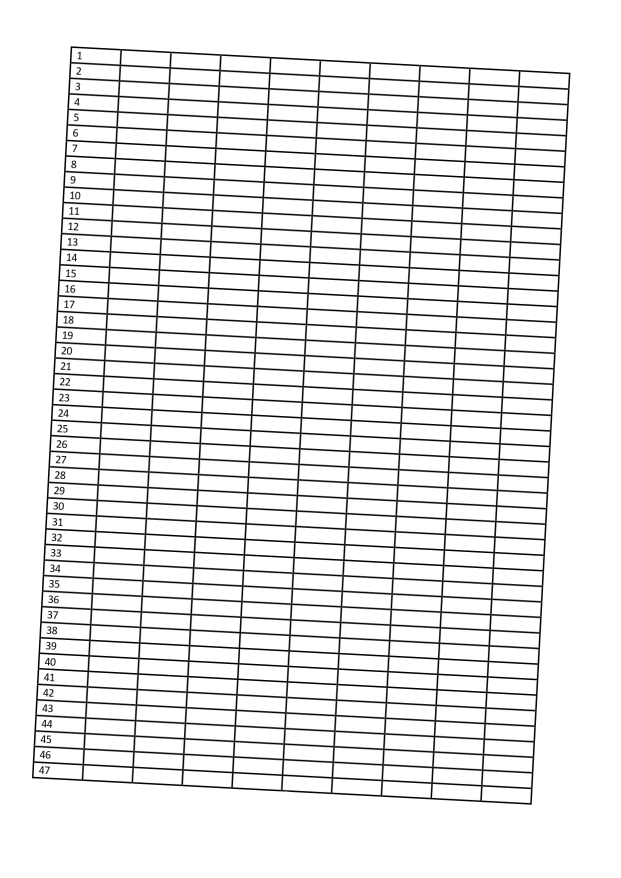
#> input picture bt.png, 1241 x 1755 px (shown at 1/2 size)
$ python 'контуры4.py'
#> lines starting #> are read from the running program, lines starting #| are printed output that depends on the picture; after the words box and inside, x2 and y2 are one past the last pixel; in counts of white or black regions, pixels touching at a corner belong together; long printed decimals are rounded
import cv2
import numpy as np
import math

# функция поворота изображения
def rotate_image(mat, angle):
    height, width = mat.shape[:2]
    image_center = (width / 2, height / 2)

    rotation_mat = cv2.getRotationMatrix2D(image_center, angle, 1)

    radians = math.radians(angle)
    sin = math.sin(radians)
    cos = math.cos(radians)
    bound_w = int((height * abs(sin)) + (width * abs(cos)))
    bound_h = int((height * abs(cos)) + (width * abs(sin)))

    rotation_mat[0, 2] += ((bound_w / 2) - image_center[0])
    rotation_mat[1, 2] += ((bound_h / 2) - image_center[1])

    rotated_mat = cv2.warpAffine(mat, rotation_mat, (bound_w, bound_h))
    return rotated_mat

# возвращает отсортированные по строкам таблицу ячеек
# [[((x,y),(w,h),angle)),((x,y),(w,h),angle)),...],[((x,y),(w,h),angle)),((x,y),(w,h),angle)),...],]
def сортировка_контуров(контуры):
    контуры2 = контуры.copy()
    таблицаЯчеек = []
    while len(контуры2) > 0:
        t = контуры2[0] # первый попавшийся контур(ячейка)
        y = контуры2[0][0][1] # смотрим кординату y
        строкаКонтуров = [] # здесь будут контрура принадлежащие одной строке
        for _ in контуры2[:]: # смотрим все ячейки
            nextY = _[0][1]
            if y+5 > nextY > y-5: # если y следующей ячейки находится в диапазоне +-5 пикселей
                y = nextY
                строкаКонтуров.append(_) #добавляем эту ячейку в список
                контуры2.remove(_) # и удаляем из входного сиска
        таблицаЯчеек.append(строкаКонтуров)# получившиюся строку добавляем в выходной список
    return таблицаЯчеек # возвращаем влложенный список строк

# функция просто ищет в строке ячеек мин и макс координаты углов ячеек и на основе их вырезает нужный прямоугольник
def показать_строку(таблицаТочек,n):
    L = len(таблицаТочек)
    строка = таблицаТочек[L-n]

    maxY = 0
    for _ in строка:
        for __ in _:
            if __[1] > maxY:
                maxY = __[1]
    minY = строка[0][0][1]
    for _ in строка:
        for __ in _:
            if __[1] < minY:
                minY = __[1]

    maxX = 0
    for _ in строка:
        for __ in _:
            if __[0] > maxX:
                maxX = __[0]
    minX = строка[0][0][0]
    for _ in строка:
        for __ in _:
            if __[0] < minX:
                minX = __[0]

    #print(maxY,minY,maxX,minX)
    #input()


    crop_img = rotimg[int(minY):int(maxY), int(minX):int(maxX)]
    cv2.imshow("cropped", crop_img)
    cv2.waitKey(0)


image_file = "bt.png"
img = cv2.imread(image_file) # чтение в img
#> img is the input picture: shape (1755, 1241, 3); min 0, max 255, mean 232.5
gray = cv2.cvtColor(img, cv2.COLOR_BGR2GRAY) # конвертация в серый
ret, thresh = cv2.threshold(gray, 20, 255, 0, cv2.THRESH_BINARY) #всё что темнее 20 краситься в 0 иначе в 255
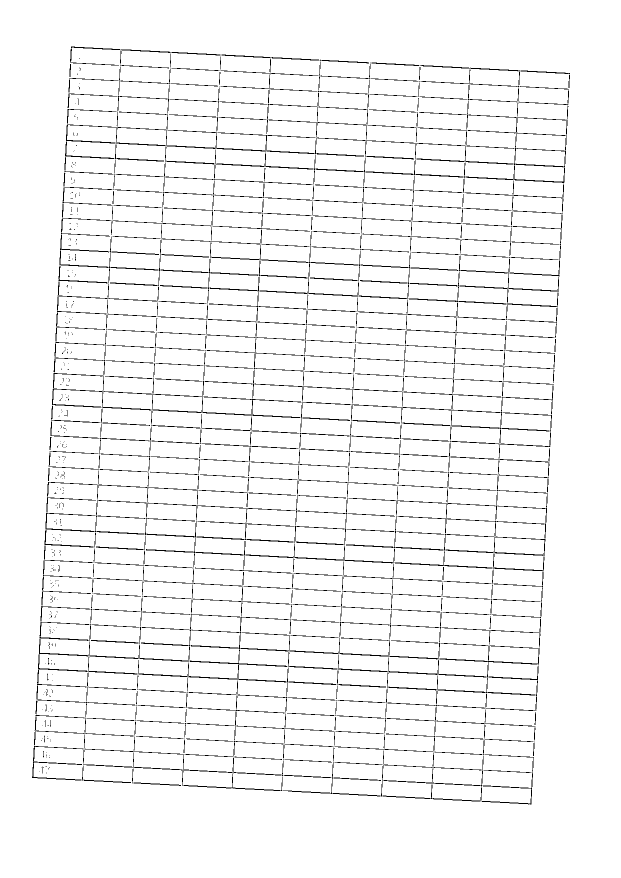
#> thresh: shape (1755, 1241) (shown at 1/2 size); 95.5% white; black in thin lines or dots, all inside (x1, y1, x2, y2) = (64, 93, 1140, 1609)
img_erode = cv2.erode(thresh, np.ones((3, 3), np.uint8), iterations=1) # чёрные пиксели красят вокрук все соседние, 1 проход
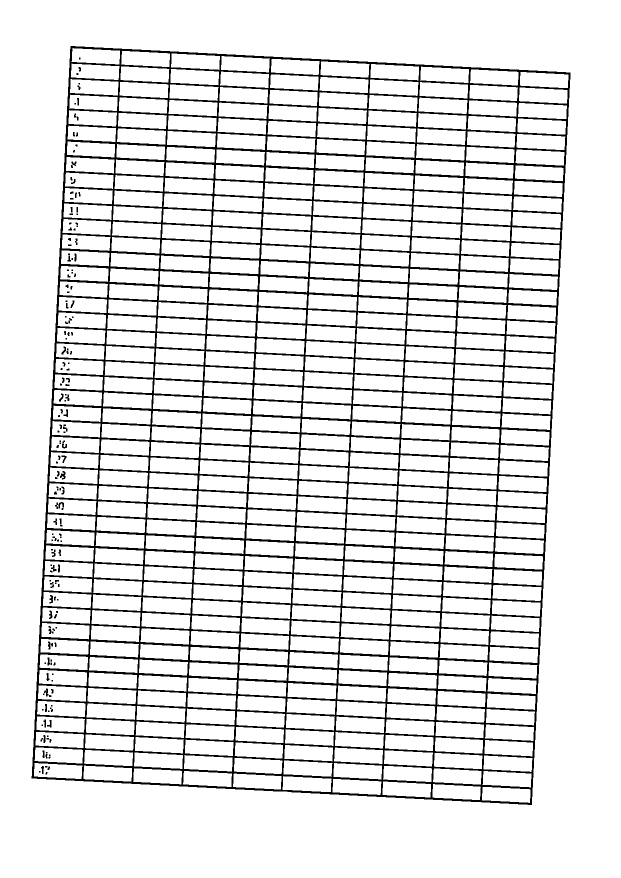
#> img_erode: shape (1755, 1241) (shown at 1/2 size); 89.2% white; 171 black regions (78 under 20 px)

# поиск контуров (здесь нужен только самый большой контур) для определения угла поворота
contours, hierarchy = cv2.findContours(img_erode, cv2.RETR_TREE, cv2.CHAIN_APPROX_SIMPLE)
#> contours = 647 contours, 47 with area under 20; largest, box (x1, y1, x2, y2) and area: (0, 0, 1241, 1755) 2174960, (62, 91, 1142, 1611) 1472086, (683, 1216, 781, 1248) 2548, (173, 1407, 271, 1440) 2546, (724, 439, 822, 471) 2546

output = img.copy()


# определение угла поворота по самой нижней линии контура
cnt = contours[1]  # самый большой контур копировать в cnt
#> cnt = contour of 530 points, box (x1, y1, x2, y2) (62, 91, 1142, 1611), area 1472086
rect = cv2.minAreaRect(cnt)  # пытаемся вписать прямоугольник
#> rect = ((601.7, 850.5), (1469.1, 1003.8), -86.97)
box = cv2.boxPoints(rect)  # поиск четырех вершин прямоугольника
#> box = [[1064.1, 1610.5], [61.69, 1557.4], [139.4, 90.43], [1141.8, 143.5]]
box = np.int0(box)  # округление координат
#> box = [[1064, 1610], [61, 1557], [139, 90], [1141, 143]]
#print(box)
for _ in box:
    xy = tuple(_)
    output = cv2.circle(output, xy, 1, (0, 0, 255), 2)
#> this loop made 4 passes
#> output: shape (1755, 1241, 3); mean B, G, R 232.5, 232.5, 232.5

# нахождение 2 самых нижних точек
t = -1
indt1 = -1
for i, _ in enumerate(box):
    if _[1] > t:
        t = _[1]
        indt1 = i
#> this loop made 4 passes
#> (t, indt1) on pass 1: (1610, 0)
#> after the loop, indt1 = 0; t = 1610

t = -1
indt2 = -1
for i, _ in enumerate(box):
    if indt1 != i:
        if _[1] > t:
            t = _[1]
            indt2 = i
#> this loop made 4 passes
#> (t, indt2) on pass 2: (1557, 1)
#> after the loop, indt2 = 1; t = 1557
t1 = box[indt1]
#> t1 = [1064, 1610]
t2 = box[indt2]
#> t2 = [61, 1557]

edge1 = (t1[0] - t2[0])
#> edge1 = 1003
edge2 = (t1[1] - t2[1])
#> edge2 = 53
#print(edge1, edge2)
# edge1 edge2 - катеты прямоугольного треугольника
angle = 180.0 / math.pi * math.atan(edge2 / edge1)
#> angle = 3.02
print("угол", angle)
#| угол 3.025
# конец определения угла поворота

roterode = rotate_image(img_erode, angle) # поворот уже преобразованного изображения на нужный угол
#> in rotate_image, `rotation_mat = cv2.getRotationMatrix2D(image_center, angle, 1)`: rotation_mat = [[0.999, 0.0528, -45.44], [-0.0528, 0.999, 33.96]]
#> in rotate_image, `radians = math.radians(angle)`: radians = 0.0528
#> in rotate_image, `cos = math.cos(radians)`: cos = 0.999
#> in rotate_image, `bound_w = int((height * abs(sin)) + (width * abs(cos)))`: bound_w = 1331
#> in rotate_image, `bound_h = int((height * abs(cos)) + (width * abs(sin)))`: bound_h = 1818
#> in rotate_image, `rotated_mat = cv2.warpAffine(mat, rotation_mat, (bound_w, bound_h))`:
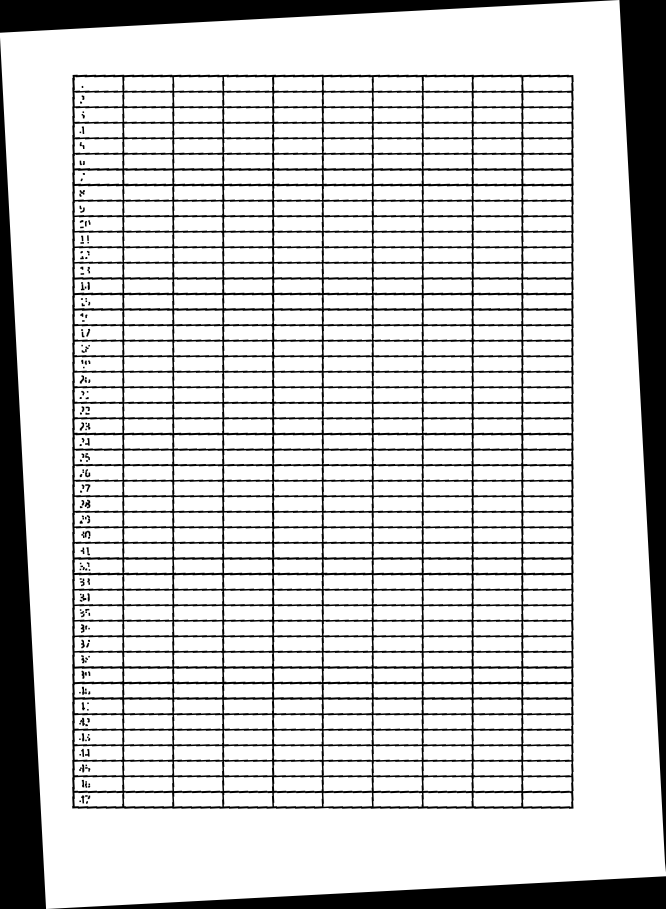
#> rotated_mat: shape (1818, 1331) (shown at 1/2 size); min 0, max 255, mean 204.8
rotimg = rotate_image(img, angle) #поворот оригинального изображения
#> call 2 of rotate_image, with angle = 3.02
#> in rotate_image (call 2), `rotated_mat = cv2.warpAffine(mat, rotation_mat, (bound_w, bound_h))`:
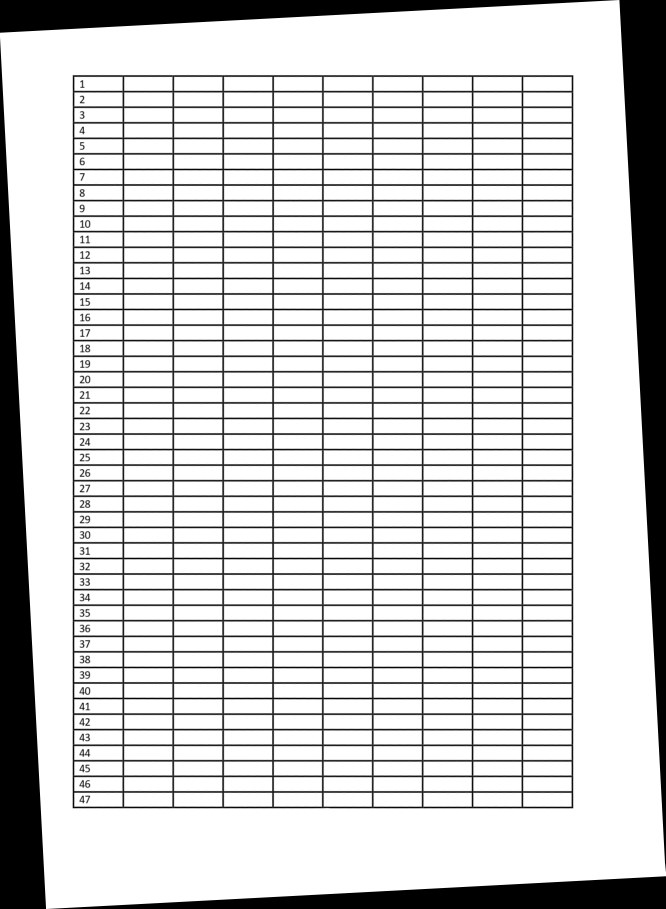
#> rotated_mat: shape (1818, 1331, 3) (shown at 1/2 size); min 0, max 255, mean 209.2
cv2.imshow("rotate", rotimg)  # показывает повёрнутое изображение
cv2.waitKey(0) # ждать нажатия клавиши (иначе ничего не покажет)

# ещё раз поиск контуров но уже на повёрнутом изображении, все координаты точек в contours, а в hierarchy их иерархия (вложенность)
contours, hierarchy = cv2.findContours(roterode, cv2.RETR_TREE, cv2.CHAIN_APPROX_SIMPLE)
#> contours = 669 contours, 123 with area under 20; largest, box (x1, y1, x2, y2) and area: (0, 0, 1331, 1818) 2177845, (144, 149, 1148, 1618) 1469576, (247, 1460, 346, 1490) 2674, (247, 215, 346, 245) 2672, (746, 1242, 845, 1272) 2672

# здесь функция преобразования беспорядочных координат отрезков контуров из contours
# с помощью информации об их иерархии преобразуется в ячейку вида ((x,y),(w,h),angle)) - прямоугольник
n = 0
ячейки = []
for idx, contour in enumerate(contours):
    #(x, y, w, h) = cv2.boundingRect(contour)
    # print("R", idx, x, y, w, h, cv2.contourArea(contour), hierarchy[0][idx])
    # hierarchy[i][0]: the index of the next contour of the same level
    # hierarchy[i][1]: the index of the previous contour of the same level
    # hierarchy[i][2]: the index of the first child
    # hierarchy[i][3]: the index of the parent
    if hierarchy[0][idx][3] == 1:
        n+=1
        rect = cv2.minAreaRect(contour) # выход:((x,y),(w,h),angle))
        ячейки.append(rect)
#> this loop made 669 passes
#> rect on passes 3, 4, 5, 6, 7, 8, 9, 10, 11, 12, 18, 19: ((1094, 1599), (28, 98), -90), ((994.5, 1599), (28, 97), -90), ((894.5, 1599), (28, 97), -90), ((795, 1599), (28, 98), -90), ((695, 1599), (28, 98), -90), ((595.5, 1599), (28, 97), -90), ((495.5, 1599), (28, 97), -90), ((396, 1599), (28, 98), -90), ((296, 1599), (28, 98), -90), ((196.5, 1599), (28, 97), -90), ((1094, 1567.5), (29, 98), -90), ((994.5, 1567.5), (29, 97), -90)
#> after the loop, n = 470; ячейки = 470 items

#
таблица = сортировка_контуров(ячейки) # сортировка прямоугольников по строкам
#> the loop in сортировка_контуров, `while len(контуры2) > 0:` made 47 passes
#> t on passes 1 to 12: ((1094, 1599), (28, 98), -90), ((1094, 1567.5), (29, 98), -90), ((1094, 1536.5), (29, 98), -90), ((1094, 1505.5), (29, 98), -90), ((1094, 1474.5), (29, 98), -90), ((1094, 1443.5), (29, 98), -90), ((1094, 1412.5), (29, 98), -90), ((1094, 1381), (28, 98), -90), ((1094.5, 1350), (28, 97), -90), ((1094.5, 1318.5), (29, 97), -90), ((1094.5, 1287.5), (29, 97), -90), ((1094.5, 1256.5), (29, 97), -90)
#> after the loop in сортировка_контуров, `while len(контуры2) > 0:`: контуры2 = []; таблицаЯчеек = 47 items
#> таблица = 47 items
print(таблица[0])
#> (printed output is left out)
print("-----")

# преобразование ячеек из x, y, ширина, высота, угол в просто координаты 4 углов.
таблицаТочек = []
for _ in таблица:
    строка = []
    for __ in _:
        #print(__)
        #input()
        строка.append(cv2.boxPoints(__))
    таблицаТочек.append(строка)
#> this loop made 47 passes
#> after the loop, таблицаТочек = 47 items
#-----------------------------------------------------

print(таблицаТочек[0])
#> (printed output is left out)

# просто рисование красных кружков в каждой ячейке (нафиг не надо)
for _ in таблицаТочек:
    for __ in _:
        for ___ in __:
            #print(___)
            #input()
            cv2.circle(rotimg,(int(___[0]),int(___[1])) , 2, (0,0,255), 2)
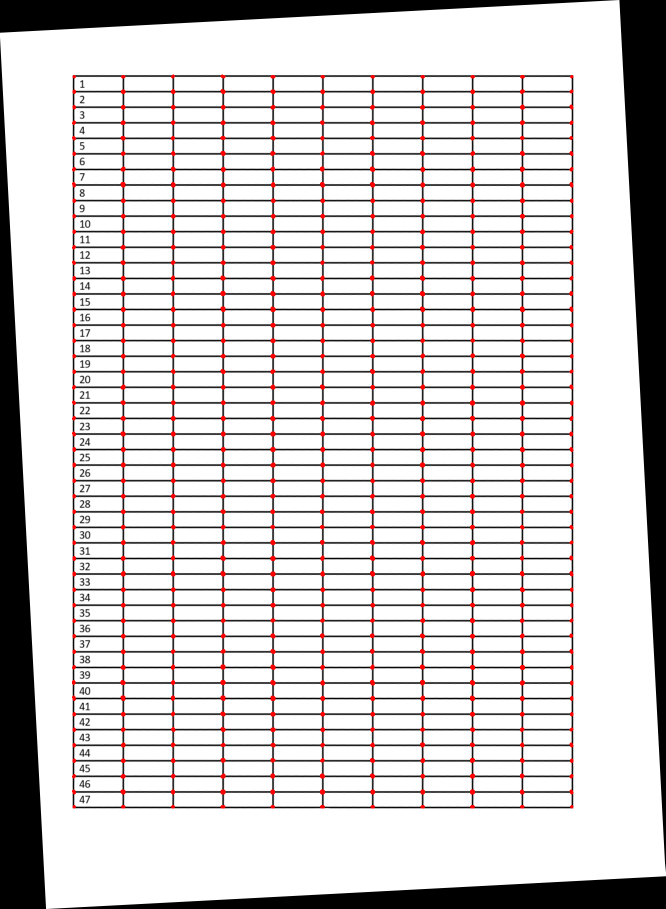
#> rotimg: shape (1818, 1331, 3) (shown at 1/2 size); 1.52% of pixels changed, all inside (x1, y1, x2, y2) = (144, 149, 1147, 1617)
#---------------------------------------------------------------

показать_строку(таблицаТочек,7) # показ строки
#> in показать_строку, `L = len(таблицаТочек)`: L = 47
#> in показать_строку, `строка = таблицаТочек[L-n]`: строка = 10 items
#> the loop in показать_строку, `for _ in строка:` made 10 passes
#> after the loop in показать_строку, `for _ in строка:`: maxY = 368
#> after the loop in показать_строку, `for _ in строка:`: minY = 340
#> after the loop in показать_строку, `for _ in строка:`: maxX = 1143
#> after the loop in показать_строку, `for _ in строка:`: minX = 148


# просто рисование номера ячейки  в каждой ячейке (нафиг не надо)
n = 1
d = 1
for _ in таблица:
    for __ in _:
        #cv2.circle(rotimg,(int(__[0][0]),int(__[0][1])) , 2, (0,0,255), 2)
        cv2.putText(rotimg, str(n),(int(__[0][0]),int(__[0][1])),cv2.FONT_HERSHEY_SIMPLEX, 0.5, (0,0,255), 2, cv2.LINE_AA)
        n+=1
    d+=1
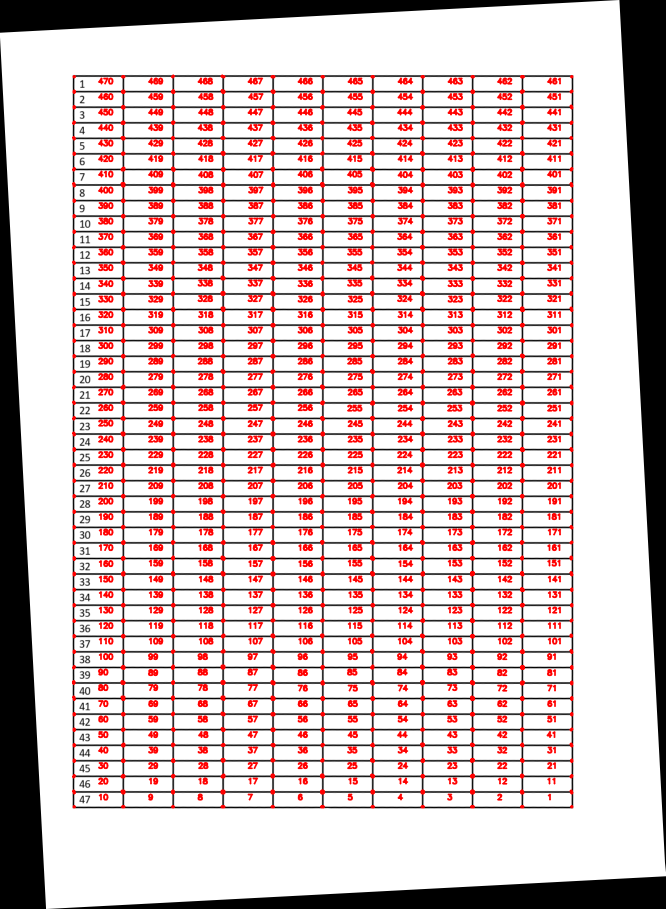
#> rotimg: shape (1818, 1331, 3) (shown at 1/2 size); 6.92% of pixels changed, all inside (x1, y1, x2, y2) = (195, 154, 1123, 1602)
#> after the loop, d = 48; n = 471
# [12 lines of commented-out code are left out]
